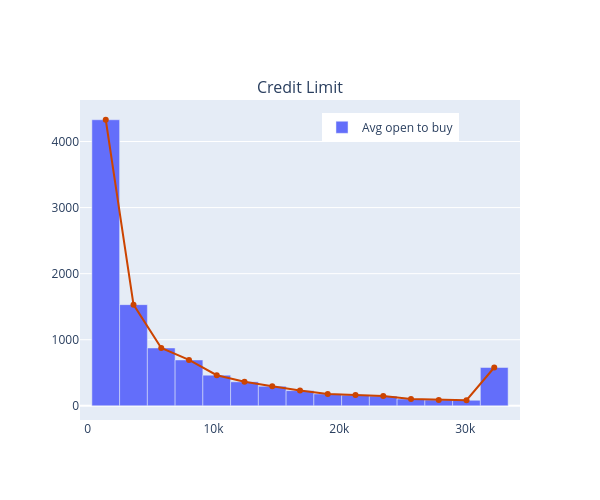

The code cell stored with this chart in its notebook:
### Markdown cell above
Using `add_trace`, we can combine different plots in a subplot. We now use numpy's `.histogram()` function to access the bins and counts and plot them using `go.Bar`. This extra step is necessary, since plotly will not let you access the bins produced when calling the histogram function. 

We use `go.Scatter` with `mode = lines+markers` to add a **line plot** in order to emphasize the trend.

We also specify the bar `width` in the call of the bar chart to reduce the spacing.

### Code cell
import numpy as np

fig = make_subplots(rows=1, cols=1, subplot_titles=['Credit Limit'])

counts, bins = np.histogram(credit_cards.Credit_Limit, bins=15)
fig.add_trace(go.Bar(x=bins,y= counts, name='Avg open to buy', hoverinfo='skip', width=bins[1]-bins[0]),
              row=1, col=1)
fig.add_trace(go.Scatter(x=bins,
                         y=counts,
                         mode='lines+markers',
                         name='Avg open to buy', showlegend=False,
                        marker=dict(color='rgba(204,68,0, 1)')))


fig.update_layout(height=500, width=600, legend={'x':.55, 'y':.96, 'bgcolor': 'rgb(255,255,255)'})
fig.show()

### Figure 1 — Plotly figure (JSON) as saved in the notebook; plotly's stock layout.template omitted (floating-point values rounded to 4 significant figures)
{"data": [{"hoverinfo": "skip", "name": "Avg open to buy", "type": "bar", "width": 2205.0, "x": [1438.0, 3643.0, 5849.0, 8054.0, 10260.0, 12460.0, 14670.0, 16870.0, 19080.0, 21280.0, 23490.0, 25700.0, 27900.0, 30110.0, 32310.0, 34516], "xaxis": "x", "y": [4329, 1531, 875, 694, 463, 363, 296, 230, 180, 162, 148, 103, 89, 84, 580], "yaxis": "y"}, {"marker": {"color": "rgba(204,68,0, 1)"}, "mode": "lines+markers", "name": "Avg open to buy", "showlegend": false, "type": "scatter", "x": [1438.0, 3643.0, 5849.0, 8054.0, 10260.0, 12460.0, 14670.0, 16870.0, 19080.0, 21280.0, 23490.0, 25700.0, 27900.0, 30110.0, 32310.0, 34516], "y": [4329, 1531, 875, 694, 463, 363, 296, 230, 180, 162, 148, 103, 89, 84, 580]}], "layout": {"annotations": [{"font": {"size": 16}, "showarrow": false, "text": "Credit Limit", "x": 0.5, "xanchor": "center", "xref": "paper", "y": 1, "yanchor": "bottom", "yref": "paper"}], "height": 500, "legend": {"bgcolor": "rgb(255,255,255)", "x": 0.55, "y": 0.96}, "width": 600, "xaxis": {"anchor": "y", "domain": [0, 1]}, "yaxis": {"anchor": "x", "domain": [0, 1]}}}
